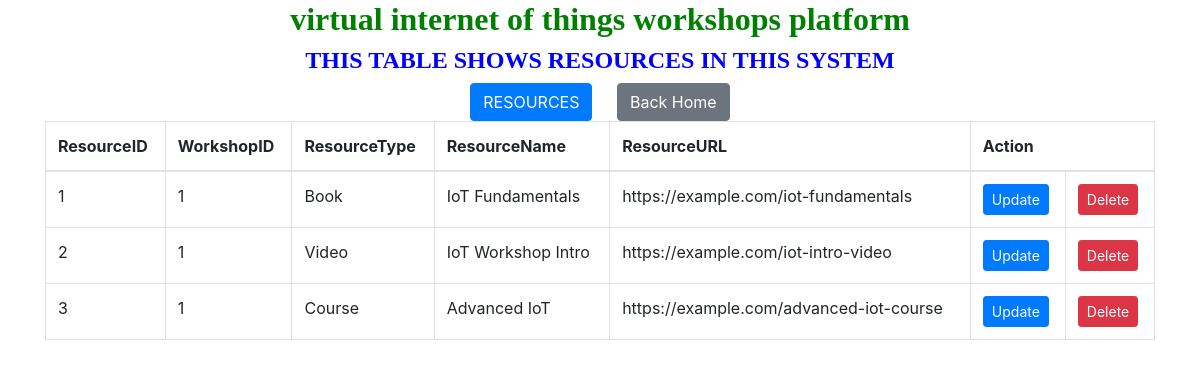
/viewiotresources.php, run on the app's committed database.
### tables this page shows
CREATE TABLE IF NOT EXISTS `iotresources` (
  `ResourceID` int(11) NOT NULL AUTO_INCREMENT,
  `WorkshopID` int(11) DEFAULT NULL,
  `ResourceType` varchar(50) DEFAULT NULL,
  `ResourceName` varchar(100) DEFAULT NULL,
  `ResourceURL` varchar(255) DEFAULT NULL,
  PRIMARY KEY (`ResourceID`),
  KEY `WorkshopID` (`WorkshopID`)
);

### viewiotresources.php (the view, shortened to what this page needs)
<!DOCTYPE html>
<html>
<head>
    <link href="https://stackpath.bootstrapcdn.com/bootstrap/4.5.2/css/bootstrap.min.css" rel="stylesheet">
</head>
<body>
<center>
    <div class="container">
        <h2 style="text-align: center; font-family: century; font-weight: bold; color: green;">virtual internet of things workshops platform</h2>
        <h4 style="text-align: center; font-family: century; font-weight: bold; color:blue;">THIS TABLE SHOWS RESOURCES IN THIS SYSTEM </h4>
        <a href="iotresources.html" class="btn btn-primary" style="margin-top: 0px;">RESOURCES</a>
        <a href="home.html" class="btn btn-secondary" style="margin-left: 20px;">Back Home</a>
        <table class="table table-bordered">
            <thead>
                <tr>
                    <th>ResourceID</th>
                    <th>WorkshopID</th>
                    <th>ResourceType</th>
                    <th>ResourceName</th>
                    <th>ResourceURL</th>
                    <th colspan="2">Action</th>
                </tr>
            </thead>
            <tbody>
                <?php
                include "databaseconnection.php";
                $sql = "SELECT * FROM iotresources";
                $result = $connection->query($sql);
                while ($row = $result->fetch_assoc()) {
                    echo "
                    <tr>
                        <td>{$row['ResourceID']}</td>
                        <td>{$row['WorkshopID']}</td>
                        <td>{$row['ResourceType']}</td>
                        <td>{$row['ResourceName']}</td>
                        <td>{$row['ResourceURL']}</td>
                        <td>
                            <a href='updateiotresources.php?ResourceID={$row['ResourceID']}' class='btn btn-primary btn-sm'>Update</a></td>
                            <td>
                            <a href='deleteiotresources.php?ResourceID={$row['ResourceID']}' class='btn btn-danger btn-sm'>Delete</a>
                        </td>
                    </tr>
                    ";
                }
                ?>
            </tbody>
        </table>
    </div>
    </center>
</body>
</html>

### data on the page
iotresources: ResourceID "1", WorkshopID "1", ResourceType "Book", ResourceName "IoT Fundamentals", ResourceURL "https://example.com/iot-fundamentals"
iotresources: ResourceID "2", WorkshopID "1", ResourceType "Video", ResourceName "IoT Workshop Intro", ResourceURL "https://example.com/iot-intro-video"
iotresources: ResourceID "3", WorkshopID "1", ResourceType "Course", ResourceName "Advanced IoT", ResourceURL "https://example.com/advanced-iot-course"
